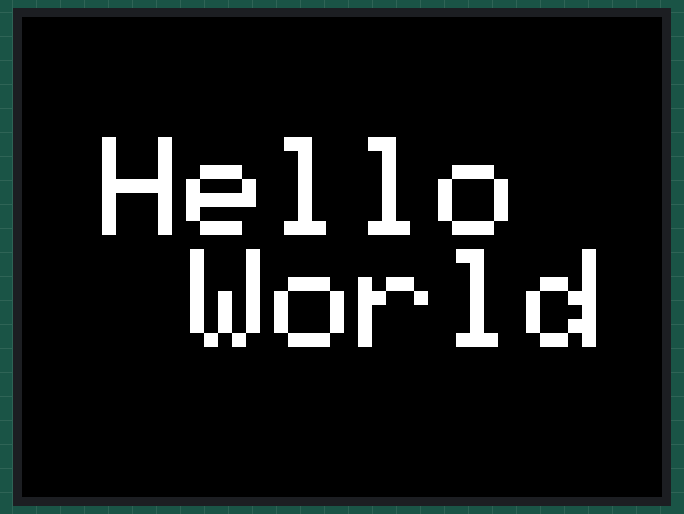
This sketch was run on a simulated ESP32. Shown: 320×240 colour display.

Above: at 0.2 s.

The sketch:

HelloWorld2.ino
```cpp
#include<M5Stack.h>

void setup(){
  M5.begin(); // Initialize the M5stack object.
  M5.Lcd.setCursor(40, 60); // Set the position of the text.
  M5.Lcd.setTextSize(7); // Setting the font size(1〜7).
  M5.Lcd.print("Hello\n  World"); // Display "Hello World".
}

void loop(){

}
```
